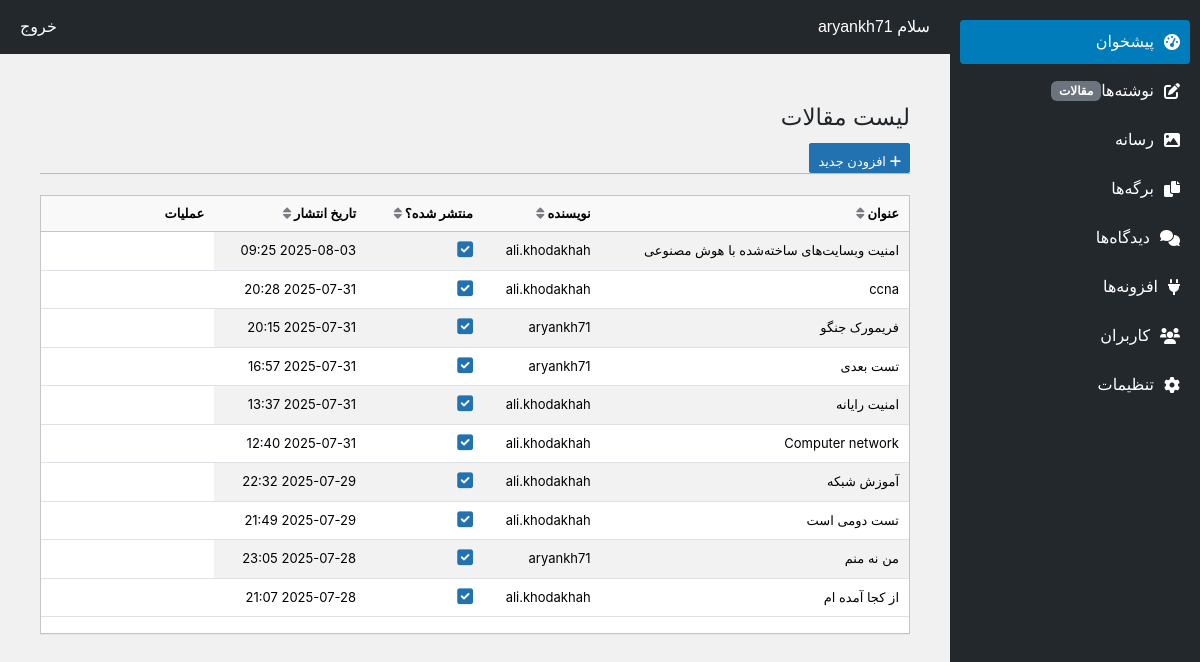
The app's page /posts/ (signed in), older data.
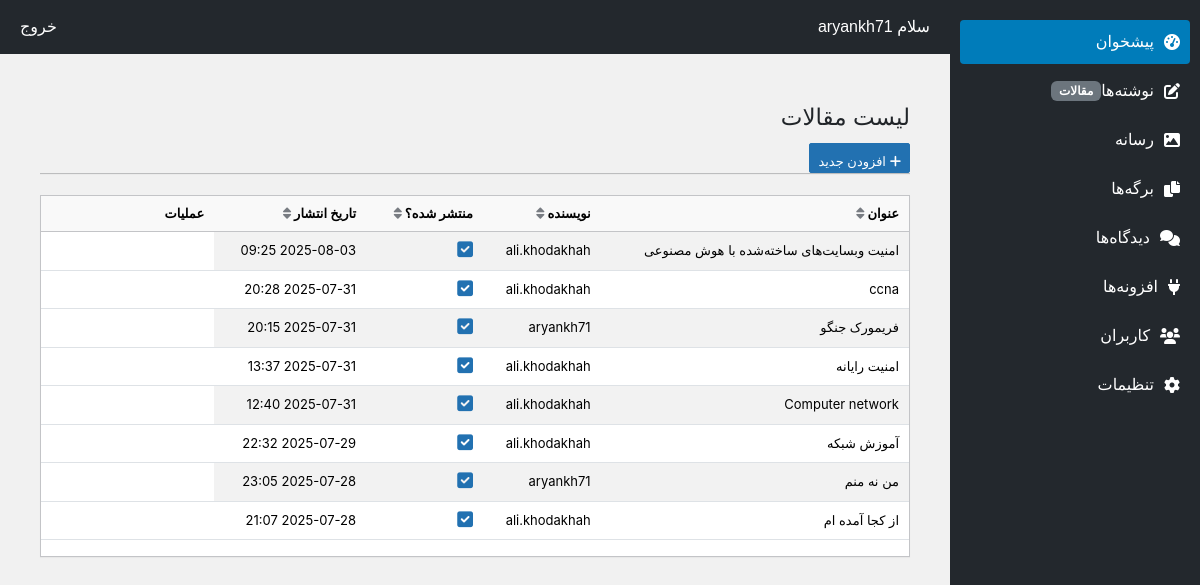
The same page, newer data.
### blog/models.py (models this page shows, shortened)
class Post(models.Model):
    title = models.CharField(max_length=200, verbose_name='عنوان')
    content = CKEditor5Field(verbose_name='محتوا', config_name='default')
    author = models.ForeignKey(User, on_delete=models.CASCADE, verbose_name='نویسنده')
    published_at = models.DateTimeField(verbose_name='تاریخ انتشار')
    is_published = models.BooleanField(default=False, verbose_name='منتشر شده؟')
    updated_at = models.DateTimeField(auto_now=True, verbose_name='آخرین بروزرسانی')
    slug = models.SlugField(max_length=200, unique=True, allow_unicode=True, verbose_name='آدرس یکتا')
    image = models.ImageField(upload_to='posts/images/',blank=True, verbose_name='تصویر')
    class Meta:
        ordering = ['-published_at']
        verbose_name = 'مقاله'
        verbose_name_plural = 'مقالات'

### accounts/models.py (models this page shows, shortened)
class User(AbstractUser):
    phone = models.CharField(max_length=20, blank=True, null=True)
    birthday = models.DateField(blank=True, null=True)
    GENDER_CHOICES = [
        ('M', 'مرد'),
        ('F', 'زن'),
        ('O', 'سایر')
    ]
    gender = models.CharField(max_length=1, choices=GENDER_CHOICES, blank=True, null=True)

### content_management/views.py (the view)
# urls.py: path('posts/', post_list, name='post_list'),
@login_required
@user_passes_test(staff_required)
def post_list(request):
    posts = Post.objects.all()
    return render(request, 'dashboard/posts/post_list.html', {'posts': posts})

### content_management/views.py (called while the page is built)
def staff_required(user):
    return user.is_authenticated and (user.is_staff or user.is_superuser)

### content_management/templates/dashboard/posts/post_list.html (shortened to what this page needs)
{% extends '../../panel.html' %}
{% block content %}
<div class="wrap">
    <h1 class="wp-heading-inline">لیست مقالات</h1>
    <a href="{% url 'post_create' %}" class="page-title-action"><i class="fas fa-plus"></i> افزودن جدید</a>
    <hr class="wp-header-end">
    <div class="table-container">
        <table class="table table-striped">
            <thead>
                <tr>
                    <th data-sort="title">عنوان <i class="fas fa-sort"></i></th>
                    <th data-sort="author">نویسنده <i class="fas fa-sort"></i></th>
                    <th data-sort="is_published">منتشر شده؟ <i class="fas fa-sort"></i></th>
                    <th data-sort="published_at">تاریخ انتشار <i class="fas fa-sort"></i></th>
                    <th>عملیات</th>
                </tr>
            </thead>
            <tbody>
                {% for post in posts %}
                <tr>
                    <td>{{ post.title }}</td>
                    <td>{{ post.author.username }}</td>
                    <td>
                        <span class="publish-toggle" data-post-id="{{ post.pk }}" data-is-published="{{ post.is_published|lower }}">
                            {% if post.is_published %}
                                <i class="fas fa-check-square"></i>
                            {% else %}
                                <i class="far fa-square"></i>
                            {% endif %}
                        </span>
                    </td>
                    <td>{{ post.published_at|date:"Y-m-d H:i" }}</td>
                </tr>
                {% empty %}
                <tr>
                    <td colspan="5" style="text-align: center;">هیچ مقاله‌ای یافت نشد.</td>
                </tr>
                {% endfor %}
            </tbody>
        </table>
    </div>
</div>
{% endblock %}

Row changes from the older to the newer data that the page shows:
removed Post: title "تست بعدی", author.username "aryankh71", is_published True (drawn), published_at "2025-07-31 16:57"
removed Post: title "تست دومی است", author.username "ali.khodakhah", is_published True (drawn), published_at "2025-07-29 21:49"
